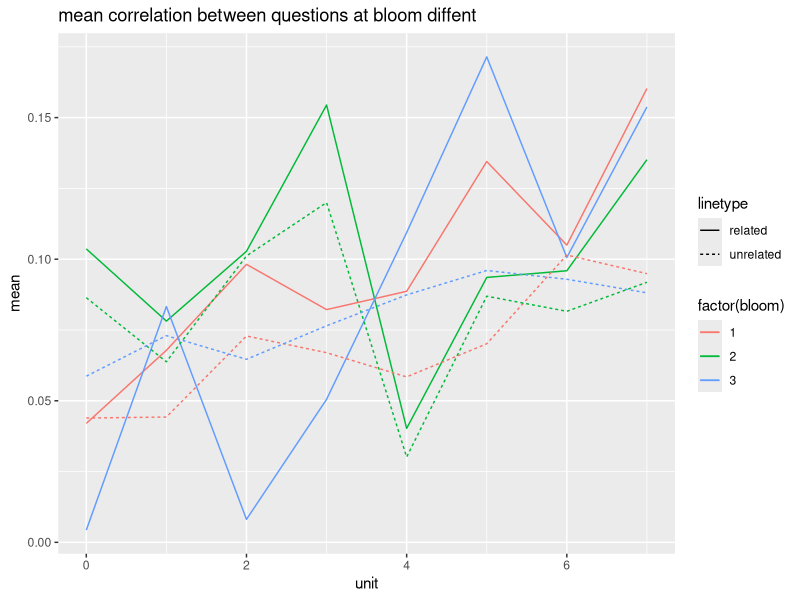
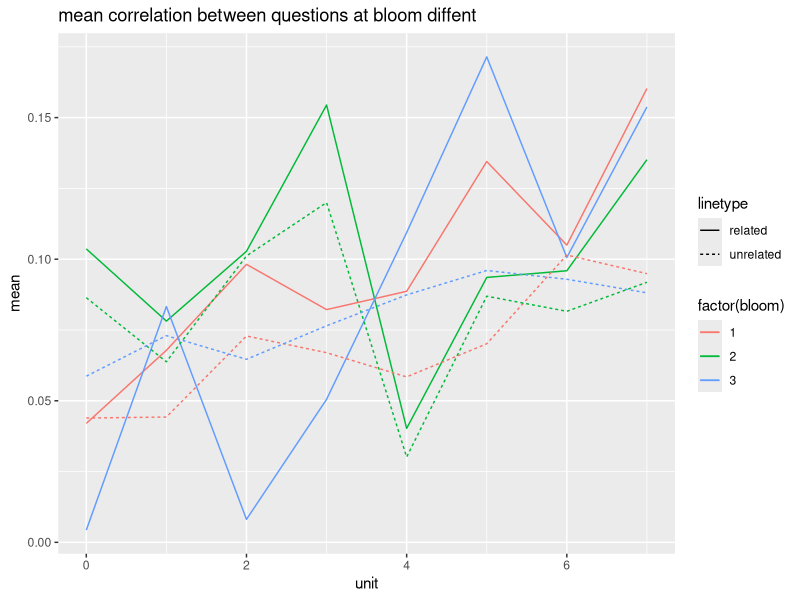

Reproduce these figures in R, in order.
# Define functions.
printf <- function(...) invisible(print(sprintf(...)))
library(ggplot2)

rmStd0<- function(df){
toRm = c()    
for (d in names(df)){
    s = sd(df[[d]], na.rm = TRUE)
    if (s == 0){
        print(d)
        toRm = c(toRm, d)
    }
}
df <- df[,!(names(df)) %in% toRm]

return(df)
}

# Read the data and clean it!
#toRm = c("Q4Q07_corr", "Q4Q13_corr")
data <- read.csv('bloomNA0.csv', h=T) # Headers = True.
bloom_level_1 <- rmStd0(data[-1])

data <- read.csv('bloomNA1.csv', h=T) # Headers = True.
bloom_level_2 <- rmStd0(data[-1])

data <- read.csv('bloomNA2.csv', h=T) # Headers = True.
bloom_level_3 <- rmStd0(data[-1])

dataBloom = list(bloom_level_1, bloom_level_2, bloom_level_3)

View(bloom_level_1)

View(dataBloom[1])

cor_norm <- function(d) cor(d, use="na.or.complete")

corBloom = lapply(dataBloom, cor_norm)

View(corBloom[1])

units = c(0,1,2,3,4,5,6,7)


#find how correlations compare.
corMeans <- function(d) {
    correlationSums <- (apply(d, 2, sum )) -1
    correlationMeans <- correlationSums / (ncol(d) - 1 )
    return (correlationMeans)
}

corMeansBloom <- lapply(corBloom, corMeans)

mean(unlist(corMeansBloom, recursive = FALSE))





compareWithTest <- function(data){
    linedata <- data.frame(unit = numeric(), same = numeric(), others = numeric(), diff = numeric())
    df <- data.frame(vector = numeric(), unit = numeric())
    
    correlationMatrix <- data.frame(data)
quizCol <- correlationMatrix[,-grep("^Q8Q[0-9][0-9]_corr$" ,names(correlationMatrix))]
    testRow <- quizCol[grep("^Q8Q[0-9][0-9]_corr$",names(correlationMatrix)),]

    units = c(0,1,2,3,4,5,6,7)
    for (i in units){
        questionsInUnit <- testRow[,grep(sprintf("^Q%dQ[0-9][0-9]_corr$",i),names(testRow))]
        testQuestionsInUnit <- ((1:(nrow(questionsInUnit)/8)) + nrow(questionsInUnit)/8* i)
        t <- questionsInUnit[testQuestionsInUnit,]
        f <- questionsInUnit[-testQuestionsInUnit,]
        corInUnit <- mean(unlist(t))
        corOutUnit <- mean(unlist(f))        
        printf("mean correlation of week %d quiz to week %d test questions: %f", i, i, corInUnit)
        printf("max  correlation of week %d quiz to week %d test questions: %f", i, i, max(t))
        printf("mean correlation of week %d quiz to other test questions: %f", i, corOutUnit)
        printf("max  correlation of week %d quiz to other test questions: %f", i, max(f))

        print(corInUnit - corOutUnit)
        df <- rbind(df, data.frame(vector= as.vector(unlist(t)), unit=i))
        linedata <- rbind(linedata, data.frame(unit = i, same =corInUnit, other = corOutUnit, diff = corInUnit - corOutUnit))
    }
return(list(linedata, df))
}
#make graphs

View(corBloom[1])

results <- lapply(corBloom, compareWithTest)

View(results[[1]][[2]])

itter = c(1,2,3)
df =  data.frame()
linedata =  data.frame()
for (i in itter)
{
    ld = results[[i]][[1]]
    ld = cbind(bloom=i,ld)
    linedata = rbind(linedata, ld)
    df <- rbind(df, results[[i]][[2]])
    ## ggplot(ld, aes(unit)) + 
    ##     geom_line(aes(y = same, colour = "related")) + 
    ##         geom_line(aes(y = other, colour = "unrelated")) +
    ##             ylab("mean") +
    ##                 ggtitle(sprintf("mean correlation between questions at bloom level %d",i))
    ##     ggsave(sprintf('correlationlinesbloom%d.pdf', i))
}


View(linedata)

ggplot(linedata, aes(unit, colour=factor(bloom))) + 
    geom_line(aes(y = same, linetype="related", group=bloom)) + 
    geom_line(aes(y = other, linetype="unrelated", group=bloom)) +
    ylab("mean") +
    ggtitle("mean correlation between questions at bloom diffent")
   ggsave('correlationlinesbloomAll.pdf')
